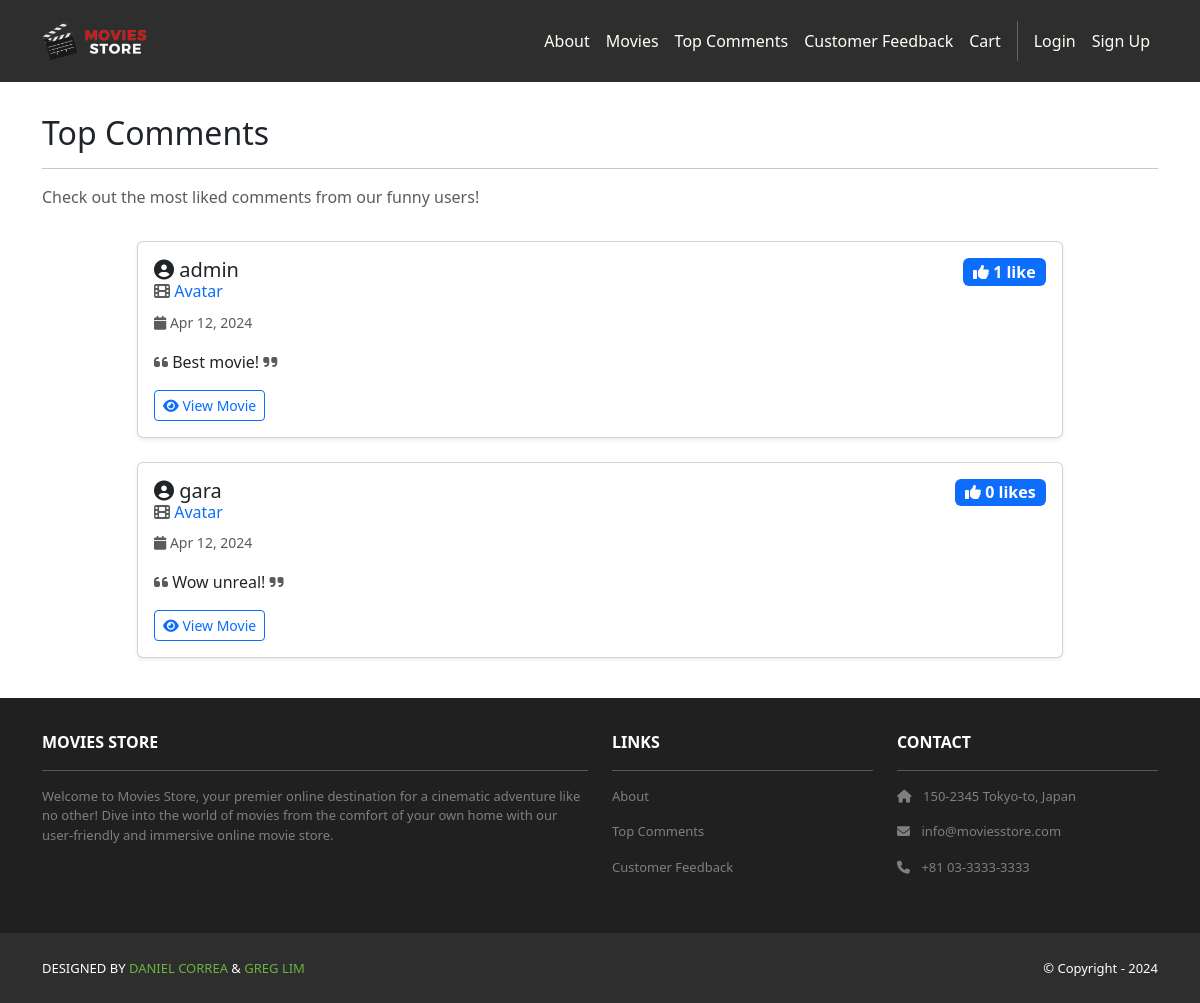
Screenshot of /movies/top-comments/ with the database file from the repository.
### movies/models.py (models this page shows, shortened)
class Review(models.Model):
    id = models.AutoField(primary_key=True)
    comment = models.CharField(max_length=255)
    date = models.DateTimeField(auto_now_add=True)
    movie = models.ForeignKey(Movie, on_delete=models.CASCADE)
    user = models.ForeignKey(User, on_delete=models.CASCADE)
    likes = models.ManyToManyField(User, related_name='liked_reviews', blank=True)

class Movie(models.Model):
    id = models.AutoField(primary_key=True)
    name = models.CharField(max_length=255)
    price = models.IntegerField()
    description = models.TextField()
    image = models.ImageField(upload_to='movie_images/')

### movies/views.py (the view)
# urls.py: path('top-comments/', views.top_comments, name='movies.top_comments'),
def top_comments(request):
    top_reviews = Review.objects.annotate(
        like_count=models.Count('likes')
    ).order_by('-like_count', '-date')[:20]  # Top 20 reviews
    template_data = {}
    template_data['title'] = 'Top Comments'
    template_data['reviews'] = top_reviews
    return render(request, 'movies/top_comments.html', {'template_data': template_data})

### movies/templates/movies/top_comments.html (shortened to what this page needs)
{% extends 'base.html' %}
{% block content %}
{% load static %}
<div class="p-3">
  <div class="container">
    <div class="row mt-3">
      <div class="col mx-auto mb-3">
        <h2>Top Comments</h2>
        <hr />
        <p class="text-muted">Check out the most liked comments from our funny users!</p>
      </div>
    </div>
    {% if template_data.reviews %}
    <div class="row">
      <div class="col-md-10 mx-auto">
        {% for review in template_data.reviews %}
        <div class="card mb-4 shadow-sm">
          <div class="card-body">
            <div class="d-flex justify-content-between align-items-start mb-2">
              <div>
                <h5 class="card-title mb-1">
                  <i class="fas fa-user-circle"></i> {{ review.user.username }}
                </h5>
                <h6 class="card-subtitle text-muted mb-2">
                  <i class="fas fa-film"></i>
                  <a href="{% url 'movies.show' id=review.movie.id %}" class="text-decoration-none">
                    {{ review.movie.name }}
                  </a>
                </h6>
                <small class="text-muted">
                  <i class="fas fa-calendar"></i> {{ review.date|date:"M d, Y" }}
                </small>
              </div>
              <div class="text-end">
                <span class="badge bg-primary fs-6">
                  <i class="fas fa-thumbs-up"></i> {{ review.like_count }} like{{ review.like_count|pluralize }}
                </span>
              </div>
            </div>
            <p class="card-text mt-3">
              <i class="fas fa-quote-left text-muted"></i>
              {{ review.comment }}
              <i class="fas fa-quote-right text-muted"></i>
            </p>
            <div class="d-flex justify-content-between align-items-center mt-3">
              <a href="{% url 'movies.show' id=review.movie.id %}" class="btn btn-outline-primary btn-sm">
                <i class="fas fa-eye"></i> View Movie
              </a>
            </div>
          </div>
        </div>
        {% endfor %}
      </div>
    </div>
    {% endif %}
  </div>
</div>
{% endblock content %}

### rows the page displays
Review: user.username "admin", movie.name "Avatar", date "Apr 12, 2024", like_count "1", comment "Best movie!"
Review: user.username "gara", movie.name "Avatar", date "Apr 12, 2024", like_count "0", comment "Wow unreal!"
